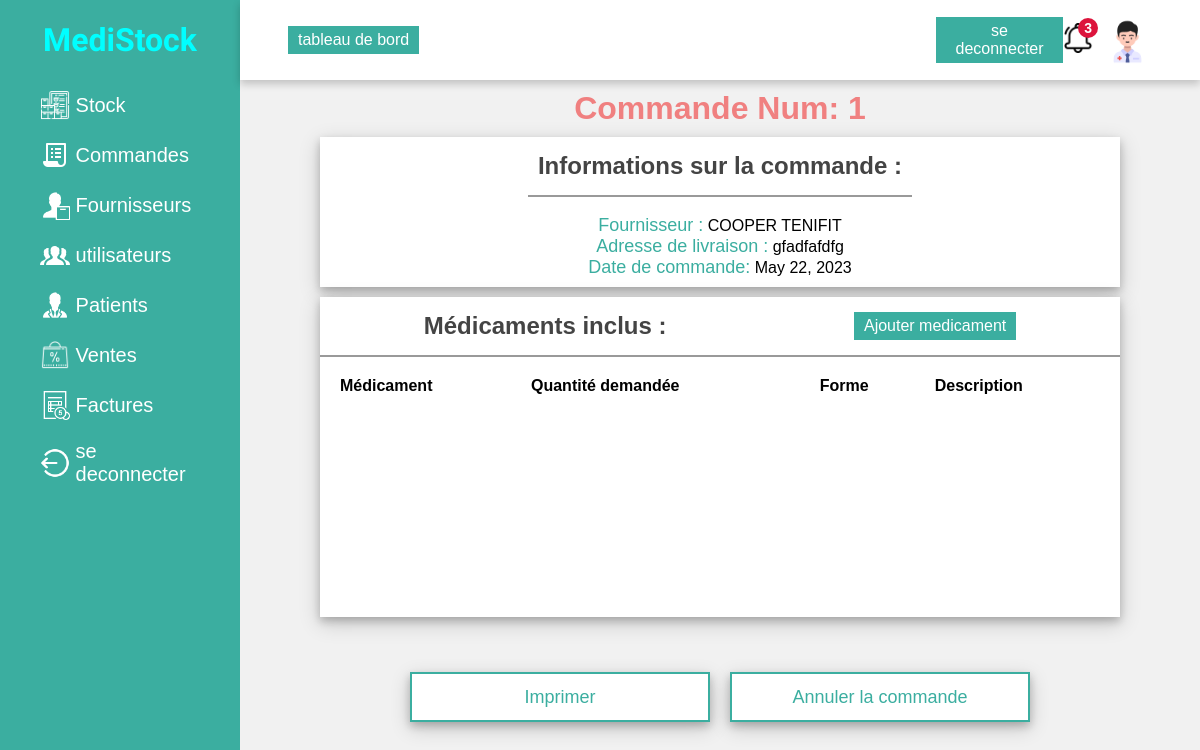
Screenshot of /afficher_commande/1/ (signed in) with the database file from the repository.
### gcommande/models.py (models this page shows, shortened)
class gcommandes(models.Model):
    fournisseur = models.ForeignKey(fournisseur, on_delete=models.CASCADE, null=True)
    adresse_livraison = models.TextField()
    date_commande =models.DateField(default= date.today)
    imprimee = models.BooleanField(default=False)
    annulee = models.BooleanField(default=False)

### gfournisseur/models.py (models this page shows)
class fournisseur(models.Model):
   nom = models.CharField(max_length=100)
   tel = models.IntegerField()
   adress= models.TextField()
   qualite=models.CharField(max_length=100,default='parfite')
   def __str__(self):
        return self.nom

### gcommande/views.py (the view, shortened to what this page needs)
# urls.py: path('afficher_commande/<int:commande_id>/',views.afficher_commande, name='afficher_commande'),
@user_passes_test(is_gerant)
def afficher_commande(request, commande_id):
    commande = gcommandes.objects.get(pk=commande_id)
    medicaments_commande = MedicamentsCommande.objects.filter(commande=commande)
    medicament_list = []  # Liste pour stocker les médicaments supplémentaires
    medicament_commandes_supplementaires = MedicamentsCommande.objects.filter(commande=commande).exclude(id__in=medicaments_commande.values_list('id', flat=True))
    commande = gcommandes.objects.get(pk=commande_id)
    if request.method == 'POST' and 'annuler_commande' in request.POST:
        commande.annulee = True
        commande.save()
        return redirect('afficher_commande', commande_id=commande.id)
    return render(request, 'gcommande/afficher_commande.html', {'commande': commande,
                                                                'medicaments_commande': medicaments_commande,
                                                                'medicament_list': medicament_list})

### gcommande/views.py (called while the page is built)
def is_gerant(user):
    return user.profile.grade == 'gerant'

### templates/gcommande/afficher_commande.html (shortened to what this page needs)
{% load static%}
{% include 'parties/nav.html' %}
{% block content %}
<!DOCTYPE html>
<html lang="fr">
<head>
</head>
<body>
  <div class="container">
<div class="content">
  <div class="commande">
  <h1>Commande Num: {{ commande.id }}</h1>
</div>
    <div class="cards">
        <div class="card">
            <div class="box">
              <div class="title">
              <h2>Informations sur la commande :</h2>
            </div>
            <br>
              <p><span> Fournisseur :</span> {{ commande.fournisseur }}</p>
              <p><span>Adresse de livraison :</span> {{ commande.adresse_livraison }}</p>
              <p><span>Date de commande:</span> {{ commande.date_commande }}</p>
            </div>
        </div>
    </div>
        <div class="content-2">
<div class="recent-payments">
    <div class="title">
      <h2>Médicaments inclus :</h2>
        <a href="{% url 'ajouter_medicament' commande_id=commande.id %}" class="btn">Ajouter medicament</a>
    </div>
    <table>
      <thead>
        <tr>
          <th>Médicament</th>
          <th>Quantité demandée</th>
          <th>Forme</th>
          <th>Description</th>
        </tr>
      </thead>
    </table>
</div>
<div class="annuler">
<a class="card2" href="{% url 'imprimer_commande' commande_id=commande.id %}" target="_blank">Imprimer</a>
  {% if not commande.annulee %}
        <form method="post" action="">
            <button class="card2" type="submit" name="annuler_commande">Annuler la commande</button>
        </form>
  {% else %}
        <p>La commande a été annulée.</p>
  {% endif %}
</div>
  </div>
</div>
 </div>
</body>
</html>
{% endblock content %}

### templates/parties/nav.html (style rules this page uses)
* { padding: 0; margin: 0; box-sizing: border-box; font-family: 'Poppins',sans-serif; }
body { min-height: 100vh; }
a { text-decoration: none; }
h1,h2 { color: #444; }
.btn { background-color: #3baea0; color: white; padding: 5px 10px; text-align: center; }

### templates/gcommande/afficher_commande.html (style rules this page uses)
p span { color: #3baea0; font-size: large; }
* { padding: 0; margin: 0; box-sizing: border-box; font-family: 'Poppins',sans-serif; }
body { min-height: 100vh; }
a { text-decoration: none; }
h1,h2 { color: #444; }
.container { position: absolute; right: 0; width: 80vw; height: 100vh; background: #f1f1f1; }
.btn { background-color: #3baea0; color: white; padding: 5px 10px; text-align: center; }
.container .content { position: relative; margin-top: 10vh; min-height: 90vh; background: #f1f1f1; }
.container .content .cards { padding: 10px 15px; display: flex; align-items: center; justify-content: space-between; flex-wrap: wrap; justify-content: center; }
.container .content .cards .card { width: 800px; height: 150px; background: white; display: flex; justify-content: space-around; box-shadow: 0 4px 8px 0 rgba(0,0,0,0.2),0 6px 20px 0 rgba(0,0,0,0.19); text-align: center; }
.annuler { margin-top: 5px; margin-bottom: 5px; }
.card2 { width: 300px; height: 50px; background: white; margin: 0px 10px ; display: flex; align-items: center; justify-content: space-around; box-shadow: 0 4px 8px 0 rgba(0,0,0,0.2),0 6px 20px 0 rgba(0,0,0,0.19); font-size: 18px; color: #3baea0; border: 2px solid #3baea0; }
.container .content .content-2 { min-height: 60vh; display: flex; justify-content: space-around; align-items: flex-start; flex-wrap: wrap; }
.container .content .content-2 .recent-payments { min-height: 40vh; width: 800px; background: white; margin: 0 25px 0px 25px; box-shadow: 0 4px 8px 0 rgba(0,0,0,0.2),0 6px 20px 0 rgba(0,0,0,0.19); display: flex; flex-direction: column; }
.title { display: flex; align-items: center; justify-content: space-around; padding: 15px 10px; border-bottom: 2px solid #999; }
table { padding: 10px; }
th,td { text-align: left; padding: 8px; }
.commande h1 { color: lightcoral; padding: 10px 0 0 0px; text-align: center; }
.annuler { display: flex; justify-content: center; }

### rows the page displays
gcommandes: id "1", fournisseur "COOPER TENIFIT", adresse_livraison "gfadfafdfg", date_commande "May 22, 2023"
